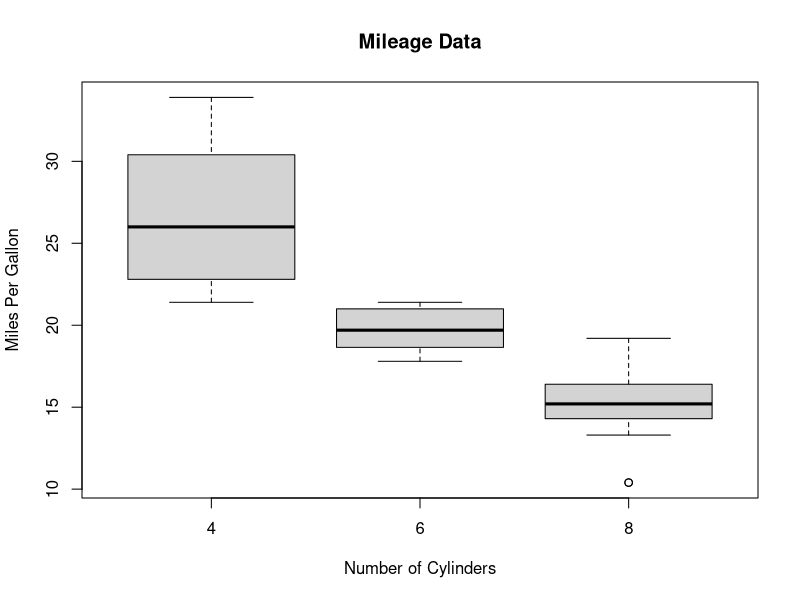
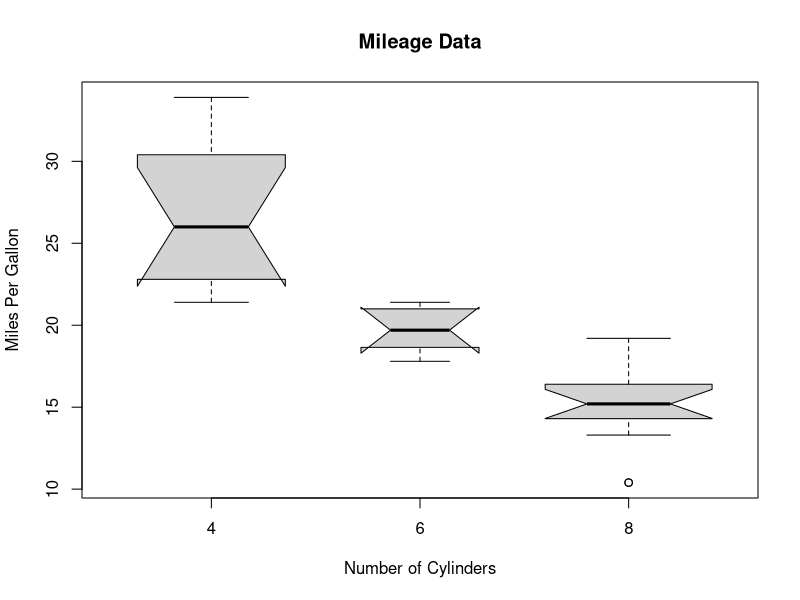

Reproduce these figures in R, in order.
input <- mtcars[,c('mpg','cyl')]
print(head(input))

boxplot(mpg ~ cyl, data = mtcars, xlab = "Number of Cylinders",
        ylab = "Miles Per Gallon", main = "Mileage Data")

boxplot(mpg ~ cyl, data = mtcars, xlab = "Number of Cylinders",
        ylab = "Miles Per Gallon", main = "Mileage Data",  varwidth= TRUE,notch = TRUE)

dev.off()